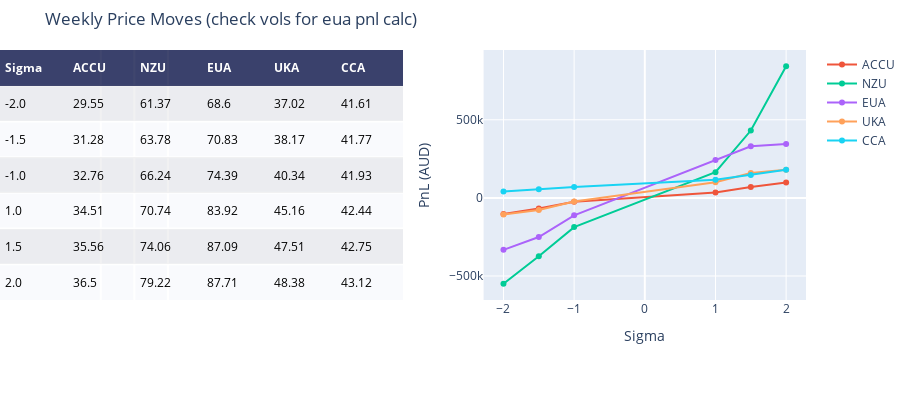

Notebook code for this chart:
### Code cell
fig = ff.create_table(prices_weekly,height_constant=50)

for i in list(fig_weekly)[1:]:
    fig.add_trace(go.Scatter(x=fig_weekly.Sigma, y=fig_weekly[i], name=i, xaxis='x2', yaxis='y2'))
    fig.update_xaxes(tickvals=[-2,-1.5,-1,1,1.5,2])
    
fig.update_layout(
    title_text = 'Weekly Price Moves (check vols for eua pnl calc)',
    margin = {'t':50, 'b':100},
    xaxis = {'domain': [0, .5]},
    xaxis2 = {'domain': [0.6, 1.],'title':'Sigma'},
    yaxis2 = {'anchor': 'x2', 'title': 'PnL (AUD)'}
)

fig.show()

### Figure 1 — Plotly figure (JSON) as saved in the notebook; plotly's stock layout.template omitted (floating-point values rounded to 4 significant figures)
{"data": [{"colorscale": [[0, "#00083e"], [0.5, "#ededee"], [1, "#ffffff"]], "hoverinfo": "none", "opacity": 0.75, "showscale": false, "type": "heatmap", "z": [[0, 0, 0, 0, 0, 0], [0.5, 0.5, 0.5, 0.5, 0.5, 0.5], [1, 1, 1, 1, 1, 1], [0.5, 0.5, 0.5, 0.5, 0.5, 0.5], [1, 1, 1, 1, 1, 1], [0.5, 0.5, 0.5, 0.5, 0.5, 0.5], [1, 1, 1, 1, 1, 1]]}, {"name": "ACCU", "type": "scatter", "x": [-2, -1.5, -1, 1, 1.5, 2], "xaxis": "x2", "y": [-103200.0, -67270.0, -24140.0, 34480.0, 68960.0, 97710.0], "yaxis": "y2"}, {"name": "NZU", "type": "scatter", "x": [-2, -1.5, -1, 1, 1.5, 2], "xaxis": "x2", "y": [-549500.0, -373200.0, -187000.0, 164300.0, 430900.0, 842300.0], "yaxis": "y2"}, {"name": "EUA", "type": "scatter", "x": [-2, -1.5, -1, 1, 1.5, 2], "xaxis": "x2", "y": [-332400.0, -250400.0, -111300.0, 243200.0, 330300.0, 344300.0], "yaxis": "y2"}, {"name": "UKA", "type": "scatter", "x": [-2, -1.5, -1, 1, 1.5, 2], "xaxis": "x2", "y": [-106700.0, -78040.0, -23100.0, 99810.0, 159000.0, 180700.0], "yaxis": "y2"}, {"name": "CCA", "type": "scatter", "x": [-2, -1.5, -1, 1, 1.5, 2], "xaxis": "x2", "y": [41130.0, 55690.0, 69710.0, 116800.0, 145900.0, 179700.0], "yaxis": "y2"}], "layout": {"annotations": [{"align": "left", "font": {"color": "#ffffff"}, "showarrow": false, "text": "<b>Sigma</b>", "x": -0.45, "xanchor": "left", "xref": "x", "y": 0, "yref": "y"}, {"align": "left", "font": {"color": "#ffffff"}, "showarrow": false, "text": "<b>ACCU</b>", "x": 0.55, "xanchor": "left", "xref": "x", "y": 0, "yref": "y"}, {"align": "left", "font": {"color": "#ffffff"}, "showarrow": false, "text": "<b>NZU</b>", "x": 1.55, "xanchor": "left", "xref": "x", "y": 0, "yref": "y"}, {"align": "left", "font": {"color": "#ffffff"}, "showarrow": false, "text": "<b>EUA</b>", "x": 2.55, "xanchor": "left", "xref": "x", "y": 0, "yref": "y"}, {"align": "left", "font": {"color": "#ffffff"}, "showarrow": false, "text": "<b>UKA</b>", "x": 3.55, "xanchor": "left", "xref": "x", "y": 0, "yref": "y"}, {"align": "left", "font": {"color": "#ffffff"}, "showarrow": false, "text": "<b>CCA</b>", "x": 4.55, "xanchor": "left", "xref": "x", "y": 0, "yref": "y"}, {"align": "left", "font": {"color": "#000000"}, "showarrow": false, "text": "-2.0", "x": -0.45, "xanchor": "left", "xref": "x", "y": 1, "yref": "y"}, {"align": "left", "font": {"color": "#000000"}, "showarrow": false, "text": "29.55", "x": 0.55, "xanchor": "left", "xref": "x", "y": 1, "yref": "y"}, {"align": "left", "font": {"color": "#000000"}, "showarrow": false, "text": "61.37", "x": 1.55, "xanchor": "left", "xref": "x", "y": 1, "yref": "y"}, {"align": "left", "font": {"color": "#000000"}, "showarrow": false, "text": "68.6", "x": 2.55, "xanchor": "left", "xref": "x", "y": 1, "yref": "y"}, {"align": "left", "font": {"color": "#000000"}, "showarrow": false, "text": "37.02", "x": 3.55, "xanchor": "left", "xref": "x", "y": 1, "yref": "y"}, {"align": "left", "font": {"color": "#000000"}, "showarrow": false, "text": "41.61", "x": 4.55, "xanchor": "left", "xref": "x", "y": 1, "yref": "y"}, {"align": "left", "font": {"color": "#000000"}, "showarrow": false, "text": "-1.5", "x": -0.45, "xanchor": "left", "xref": "x", "y": 2, "yref": "y"}, {"align": "left", "font": {"color": "#000000"}, "showarrow": false, "text": "31.28", "x": 0.55, "xanchor": "left", "xref": "x", "y": 2, "yref": "y"}, {"align": "left", "font": {"color": "#000000"}, "showarrow": false, "text": "63.78", "x": 1.55, "xanchor": "left", "xref": "x", "y": 2, "yref": "y"}, {"align": "left", "font": {"color": "#000000"}, "showarrow": false, "text": "70.83", "x": 2.55, "xanchor": "left", "xref": "x", "y": 2, "yref": "y"}, {"align": "left", "font": {"color": "#000000"}, "showarrow": false, "text": "38.17", "x": 3.55, "xanchor": "left", "xref": "x", "y": 2, "yref": "y"}, {"align": "left", "font": {"color": "#000000"}, "showarrow": false, "text": "41.77", "x": 4.55, "xanchor": "left", "xref": "x", "y": 2, "yref": "y"}, {"align": "left", "font": {"color": "#000000"}, "showarrow": false, "text": "-1.0", "x": -0.45, "xanchor": "left", "xref": "x", "y": 3, "yref": "y"}, {"align": "left", "font": {"color": "#000000"}, "showarrow": false, "text": "32.76", "x": 0.55, "xanchor": "left", "xref": "x", "y": 3, "yref": "y"}, {"align": "left", "font": {"color": "#000000"}, "showarrow": false, "text": "66.24", "x": 1.55, "xanchor": "left", "xref": "x", "y": 3, "yref": "y"}, {"align": "left", "font": {"color": "#000000"}, "showarrow": false, "text": "74.39", "x": 2.55, "xanchor": "left", "xref": "x", "y": 3, "yref": "y"}, {"align": "left", "font": {"color": "#000000"}, "showarrow": false, "text": "40.34", "x": 3.55, "xanchor": "left", "xref": "x", "y": 3, "yref": "y"}, {"align": "left", "font": {"color": "#000000"}, "showarrow": false, "text": "41.93", "x": 4.55, "xanchor": "left", "xref": "x", "y": 3, "yref": "y"}, {"align": "left", "font": {"color": "#000000"}, "showarrow": false, "text": "1.0", "x": -0.45, "xanchor": "left", "xref": "x", "y": 4, "yref": "y"}, {"align": "left", "font": {"color": "#000000"}, "showarrow": false, "text": "34.51", "x": 0.55, "xanchor": "left", "xref": "x", "y": 4, "yref": "y"}, {"align": "left", "font": {"color": "#000000"}, "showarrow": false, "text": "70.74", "x": 1.55, "xanchor": "left", "xref": "x", "y": 4, "yref": "y"}, {"align": "left", "font": {"color": "#000000"}, "showarrow": false, "text": "83.92", "x": 2.55, "xanchor": "left", "xref": "x", "y": 4, "yref": "y"}, {"align": "left", "font": {"color": "#000000"}, "showarrow": false, "text": "45.16", "x": 3.55, "xanchor": "left", "xref": "x", "y": 4, "yref": "y"}, {"align": "left", "font": {"color": "#000000"}, "showarrow": false, "text": "42.44", "x": 4.55, "xanchor": "left", "xref": "x", "y": 4, "yref": "y"}, {"align": "left", "font": {"color": "#000000"}, "showarrow": false, "text": "1.5", "x": -0.45, "xanchor": "left", "xref": "x", "y": 5, "yref": "y"}, {"align": "left", "font": {"color": "#000000"}, "showarrow": false, "text": "35.56", "x": 0.55, "xanchor": "left", "xref": "x", "y": 5, "yref": "y"}, {"align": "left", "font": {"color": "#000000"}, "showarrow": false, "text": "74.06", "x": 1.55, "xanchor": "left", "xref": "x", "y": 5, "yref": "y"}, {"align": "left", "font": {"color": "#000000"}, "showarrow": false, "text": "87.09", "x": 2.55, "xanchor": "left", "xref": "x", "y": 5, "yref": "y"}, {"align": "left", "font": {"color": "#000000"}, "showarrow": false, "text": "47.51", "x": 3.55, "xanchor": "left", "xref": "x", "y": 5, "yref": "y"}, {"align": "left", "font": {"color": "#000000"}, "showarrow": false, "text": "42.75", "x": 4.55, "xanchor": "left", "xref": "x", "y": 5, "yref": "y"}, {"align": "left", "font": {"color": "#000000"}, "showarrow": false, "text": "2.0", "x": -0.45, "xanchor": "left", "xref": "x", "y": 6, "yref": "y"}, {"align": "left", "font": {"color": "#000000"}, "showarrow": false, "text": "36.5", "x": 0.55, "xanchor": "left", "xref": "x", "y": 6, "yref": "y"}, {"align": "left", "font": {"color": "#000000"}, "showarrow": false, "text": "79.22", "x": 1.55, "xanchor": "left", "xref": "x", "y": 6, "yref": "y"}, {"align": "left", "font": {"color": "#000000"}, "showarrow": false, "text": "87.71", "x": 2.55, "xanchor": "left", "xref": "x", "y": 6, "yref": "y"}, {"align": "left", "font": {"color": "#000000"}, "showarrow": false, "text": "48.38", "x": 3.55, "xanchor": "left", "xref": "x", "y": 6, "yref": "y"}, {"align": "left", "font": {"color": "#000000"}, "showarrow": false, "text": "43.12", "x": 4.55, "xanchor": "left", "xref": "x", "y": 6, "yref": "y"}], "height": 400, "margin": {"b": 100, "l": 0, "r": 0, "t": 50}, "title": {"text": "Weekly Price Moves (check vols for eua pnl calc)"}, "xaxis": {"domain": [0, 0.5], "dtick": 1, "gridwidth": 2, "showticklabels": false, "tick0": -0.5, "ticks": "", "tickvals": [-2, -1.5, -1, 1, 1.5, 2], "zeroline": false}, "xaxis2": {"domain": [0.6, 1], "title": {"text": "Sigma"}}, "yaxis": {"autorange": "reversed", "dtick": 1, "gridwidth": 2, "showticklabels": false, "tick0": 0.5, "ticks": "", "zeroline": false}, "yaxis2": {"anchor": "x2", "title": {"text": "PnL (AUD)"}}}}
